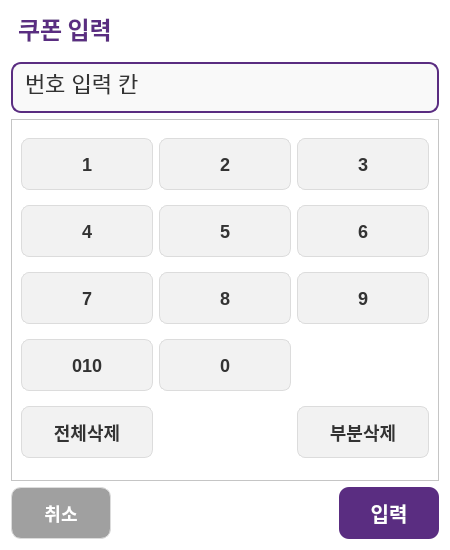
<?xml version="1.0" encoding="UTF-8"?>
<ui version="4.0">
 <class>CouponInputView</class>
 <widget class="QWidget" name="CouponInputView">
  <property name="geometry">
   <rect>
    <x>0</x>
    <y>0</y>
    <width>450</width>
    <height>550</height>
   </rect>
  </property>
  <property name="sizePolicy">
   <sizepolicy hsizetype="Fixed" vsizetype="Fixed">
    <horstretch>0</horstretch>
    <verstretch>0</verstretch>
   </sizepolicy>
  </property>
  <property name="minimumSize">
   <size>
    <width>450</width>
    <height>550</height>
   </size>
  </property>
  <property name="maximumSize">
   <size>
    <width>450</width>
    <height>550</height>
   </size>
  </property>
  <property name="windowTitle">
   <string>Form</string>
  </property>
  <property name="styleSheet">
   <string notr="true">/* 전반적인 위젯 배경 */
QWidget {
    background-color: #FFFFFF;
    font-family: &quot;Malgun Gothic&quot;, sans-serif;
}

/* 제목 레이블 (예: 쿠폰 입력, 결제 수단 선택) */
QLabel#label, QLabel#label_3, QLabel#label_title {
    color: #5A2D81;
    font-weight: bold;
    font-size: 24px;
    margin-bottom: 10px;
}

/* 숫자 입력칸 (QLineEdit) */
QLineEdit {
    border: 2px solid #5A2D81;
    border-radius: 10px;
    padding: 10px;
    font-size: 22px;
    color: #333333;
    background-color: #F9F9F9;
}

/* 일반 버튼 (숫자 패드 등) */
QPushButton {
    background-color: #F2F2F2;
    border: 1px solid #DCDCDC;
    border-radius: 8px;
    font-size: 18px;
    font-weight: bold;
    color: #333333;
    min-height: 50px;
}

QPushButton:pressed {
    background-color: #E0E0E0;
}

/* 포인트 버튼 (확인, 결제하기, APP쿠폰 등) */
QPushButton#pushButton_15, QPushButton#btnPay, QPushButton#coupon_app_btn, QPushButton#btn_insert_card {
    background-color: #5A2D81;
    color: #FFFFFF;
    border: none;
    border-radius: 10px;
    font-size: 20px;
}

QPushButton:hover {
    background-color: #723D9D;
}

/* 취소/이전 버튼 */
QPushButton#pushButton_14, QPushButton#btnCancel, QPushButton#btn_cancel {
    background-color: #A0A0A0;
    color: #FFFFFF;
    border-radius: 10px;
}

/* 결과창 레이블 (조회 성공/실패) */
QLabel#label[text=&quot;조회 성공&quot;] {
    color: #2D815A;
    font-size: 20px;
}

QLabel#label_2[text=&quot;조회 실패&quot;] {
    color: #D32F2F;
    font-size: 20px;
}</string>
  </property>
  <layout class="QVBoxLayout" name="verticalLayout">
   <item>
    <widget class="QLabel" name="label">
     <property name="font">
      <font>
       <family>Malgun Gothic</family>
       <pointsize>-1</pointsize>
       <bold>true</bold>
      </font>
     </property>
     <property name="text">
      <string>쿠폰 입력</string>
     </property>
    </widget>
   </item>
   <item>
    <widget class="QLineEdit" name="lineEdit">
     <property name="text">
      <string>번호 입력 칸</string>
     </property>
     <property name="readOnly">
      <bool>true</bool>
     </property>
    </widget>
   </item>
   <item>
    <widget class="QFrame" name="frame">
     <property name="sizePolicy">
      <sizepolicy hsizetype="Expanding" vsizetype="Expanding">
       <horstretch>0</horstretch>
       <verstretch>0</verstretch>
      </sizepolicy>
     </property>
     <property name="frameShape">
      <enum>QFrame::Shape::StyledPanel</enum>
     </property>
     <property name="frameShadow">
      <enum>QFrame::Shadow::Raised</enum>
     </property>
     <layout class="QGridLayout" name="gridLayout">
      <item row="0" column="0">
       <widget class="QPushButton" name="pushButton_10">
        <property name="text">
         <string>1</string>
        </property>
       </widget>
      </item>
      <item row="0" column="1">
       <widget class="QPushButton" name="pushButton">
        <property name="text">
         <string>2</string>
        </property>
       </widget>
      </item>
      <item row="0" column="2">
       <widget class="QPushButton" name="pushButton_11">
        <property name="text">
         <string>3</string>
        </property>
       </widget>
      </item>
      <item row="1" column="0">
       <widget class="QPushButton" name="pushButton_4">
        <property name="text">
         <string>4</string>
        </property>
       </widget>
      </item>
      <item row="1" column="1">
       <widget class="QPushButton" name="pushButton_12">
        <property name="text">
         <string>5</string>
        </property>
       </widget>
      </item>
      <item row="1" column="2">
       <widget class="QPushButton" name="pushButton_7">
        <property name="text">
         <string>6</string>
        </property>
       </widget>
      </item>
      <item row="2" column="0">
       <widget class="QPushButton" name="pushButton_3">
        <property name="text">
         <string>7</string>
        </property>
       </widget>
      </item>
      <item row="2" column="1">
       <widget class="QPushButton" name="pushButton_9">
        <property name="text">
         <string>8</string>
        </property>
       </widget>
      </item>
      <item row="2" column="2">
       <widget class="QPushButton" name="pushButton_2">
        <property name="text">
         <string>9</string>
        </property>
       </widget>
      </item>
      <item row="4" column="2">
       <widget class="QPushButton" name="pushButton_6">
        <property name="text">
         <string>부분삭제</string>
        </property>
       </widget>
      </item>
      <item row="4" column="0">
       <widget class="QPushButton" name="pushButton_8">
        <property name="text">
         <string>전체삭제</string>
        </property>
       </widget>
      </item>
      <item row="3" column="0">
       <widget class="QPushButton" name="pushButton_13">
        <property name="text">
         <string>010</string>
        </property>
       </widget>
      </item>
      <item row="3" column="1">
       <widget class="QPushButton" name="pushButton_5">
        <property name="text">
         <string>0</string>
        </property>
       </widget>
      </item>
     </layout>
    </widget>
   </item>
   <item>
    <layout class="QHBoxLayout" name="horizontalLayout_2">
     <item>
      <widget class="QPushButton" name="pushButton_14">
       <property name="minimumSize">
        <size>
         <width>100</width>
         <height>52</height>
        </size>
       </property>
       <property name="maximumSize">
        <size>
         <width>100</width>
         <height>65</height>
        </size>
       </property>
       <property name="text">
        <string>취소</string>
       </property>
      </widget>
     </item>
     <item>
      <spacer name="horizontalSpacer">
       <property name="orientation">
        <enum>Qt::Orientation::Horizontal</enum>
       </property>
       <property name="sizeHint" stdset="0">
        <size>
         <width>40</width>
         <height>20</height>
        </size>
       </property>
      </spacer>
     </item>
     <item>
      <widget class="QPushButton" name="pushButton_15">
       <property name="minimumSize">
        <size>
         <width>100</width>
         <height>50</height>
        </size>
       </property>
       <property name="maximumSize">
        <size>
         <width>100</width>
         <height>65</height>
        </size>
       </property>
       <property name="text">
        <string>입력</string>
       </property>
      </widget>
     </item>
    </layout>
   </item>
  </layout>
 </widget>
 <resources/>
 <connections/>
</ui>
